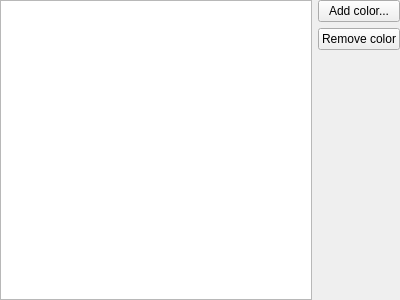
<?xml version="1.0" encoding="UTF-8"?>
<ui version="4.0">
 <class>ColorListEditorWidget</class>
 <widget class="QWidget" name="ColorListEditorWidget">
  <property name="geometry">
   <rect>
    <x>0</x>
    <y>0</y>
    <width>400</width>
    <height>300</height>
   </rect>
  </property>
  <property name="sizePolicy">
   <sizepolicy hsizetype="Preferred" vsizetype="Expanding">
    <horstretch>0</horstretch>
    <verstretch>0</verstretch>
   </sizepolicy>
  </property>
  <property name="windowTitle">
   <string/>
  </property>
  <layout class="QHBoxLayout" name="horizontalLayout">
   <property name="margin">
    <number>0</number>
   </property>
   <item>
    <widget class="QTreeView" name="ColorsView_">
     <property name="rootIsDecorated">
      <bool>false</bool>
     </property>
     <attribute name="headerVisible">
      <bool>false</bool>
     </attribute>
    </widget>
   </item>
   <item>
    <layout class="QVBoxLayout" name="verticalLayout">
     <item>
      <widget class="QPushButton" name="AddColorButton_">
       <property name="text">
        <string>Add color...</string>
       </property>
      </widget>
     </item>
     <item>
      <widget class="QPushButton" name="RemoveColorButton_">
       <property name="text">
        <string>Remove color</string>
       </property>
      </widget>
     </item>
     <item>
      <spacer name="verticalSpacer">
       <property name="orientation">
        <enum>Qt::Vertical</enum>
       </property>
       <property name="sizeHint" stdset="0">
        <size>
         <width>20</width>
         <height>40</height>
        </size>
       </property>
      </spacer>
     </item>
    </layout>
   </item>
  </layout>
 </widget>
 <resources/>
 <connections/>
</ui>
